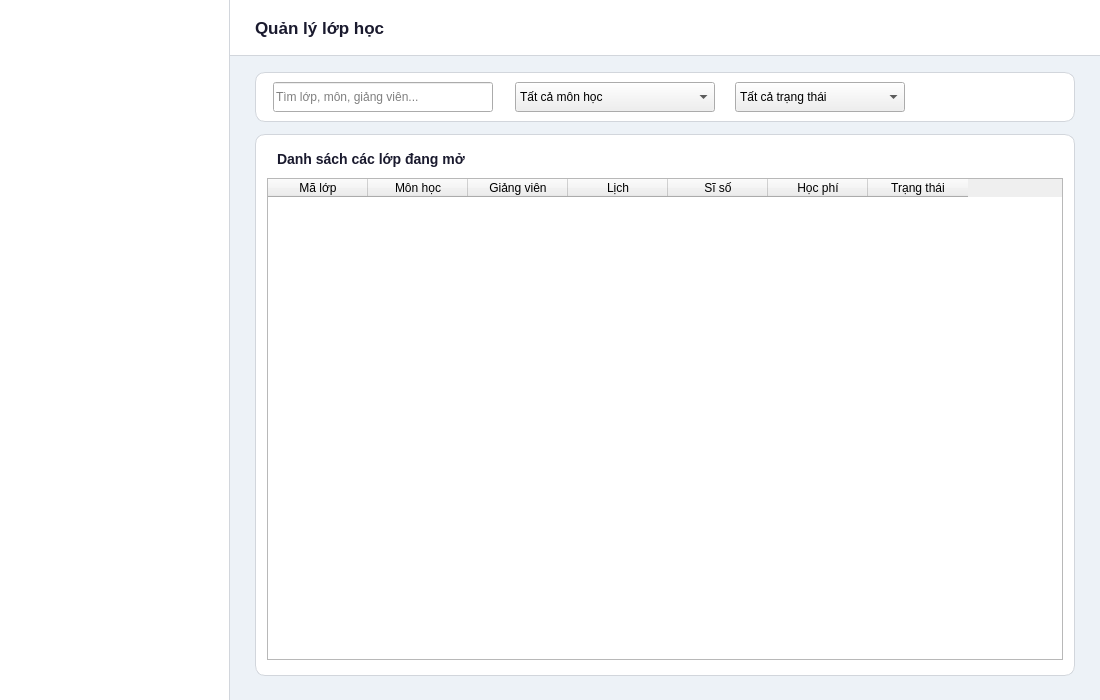
<?xml version="1.0" encoding="UTF-8"?>
<ui version="4.0">
 <class>EmployeeClasses</class>
 <widget class="QWidget" name="EmployeeClasses">
  <property name="geometry"><rect><x>0</x><y>0</y><width>1100</width><height>700</height></rect></property>
  <property name="minimumSize"><size><width>1100</width><height>700</height></size></property>
  <property name="windowTitle"><string>EAUT - Quan ly lop</string></property>
  <property name="styleSheet"><string notr="true">QWidget#EmployeeClasses { background: #edf2f7; }</string></property>

  <widget class="QFrame" name="sidebar">
   <property name="geometry"><rect><x>0</x><y>0</y><width>230</width><height>700</height></rect></property>
   <property name="styleSheet"><string notr="true">QFrame#sidebar { background: #ffffff; border-right: 1px solid #d2d6dc; }</string></property>
   <property name="frameShape"><enum>QFrame::NoFrame</enum></property>
  </widget>

  <widget class="QFrame" name="contentArea">
   <property name="geometry"><rect><x>230</x><y>0</y><width>870</width><height>700</height></rect></property>
   <property name="styleSheet"><string notr="true">QFrame#contentArea { background: #edf2f7; border: none; }</string></property>
   <property name="frameShape"><enum>QFrame::NoFrame</enum></property>

   <widget class="QFrame" name="headerBar">
    <property name="geometry"><rect><x>0</x><y>0</y><width>870</width><height>56</height></rect></property>
    <property name="styleSheet"><string notr="true">QFrame#headerBar { background: white; border-bottom: 1px solid #d2d6dc; }</string></property>
    <property name="frameShape"><enum>QFrame::NoFrame</enum></property>
    <widget class="QLabel" name="lblPageTitle">
     <property name="geometry"><rect><x>25</x><y>0</y><width>500</width><height>56</height></rect></property>
     <property name="styleSheet"><string notr="true">color: #1a1a2e; font-size: 17px; font-weight: bold; background: transparent;</string></property>
     <property name="text"><string>Quản lý lớp học</string></property>
     <property name="alignment"><set>Qt::AlignLeft|Qt::AlignVCenter</set></property>
    </widget>
   </widget>

   <widget class="QFrame" name="filterEmpCls">
    <property name="geometry"><rect><x>25</x><y>72</y><width>820</width><height>50</height></rect></property>
    <property name="styleSheet"><string notr="true">QFrame#filterEmpCls { background: white; border: 1px solid #d2d6dc; border-radius: 10px; }</string></property>
    <property name="frameShape"><enum>QFrame::NoFrame</enum></property>
    <widget class="QLineEdit" name="txtSearchEmpCls">
     <property name="geometry"><rect><x>18</x><y>10</y><width>220</width><height>30</height></rect></property>
     <property name="placeholderText"><string>Tìm lớp, môn, giảng viên...</string></property>
    </widget>
    <widget class="QComboBox" name="cboEmpClsCourse">
     <property name="geometry"><rect><x>260</x><y>10</y><width>200</width><height>30</height></rect></property>
     <item><property name="text"><string>Tất cả môn học</string></property></item>
    </widget>
    <widget class="QComboBox" name="cboEmpClsStatus">
     <property name="geometry"><rect><x>480</x><y>10</y><width>170</width><height>30</height></rect></property>
     <item><property name="text"><string>Tất cả trạng thái</string></property></item>
     <item><property name="text"><string>Còn chỗ</string></property></item>
     <item><property name="text"><string>Đầy</string></property></item>
    </widget>
   </widget>

   <widget class="QFrame" name="empClsFrame">
    <property name="geometry"><rect><x>25</x><y>134</y><width>820</width><height>542</height></rect></property>
    <property name="styleSheet"><string notr="true">QFrame#empClsFrame { background: white; border: 1px solid #d2d6dc; border-radius: 10px; }</string></property>
    <property name="frameShape"><enum>QFrame::NoFrame</enum></property>

    <widget class="QLabel" name="lblEmpClsTitle">
     <property name="geometry"><rect><x>22</x><y>14</y><width>500</width><height>22</height></rect></property>
     <property name="styleSheet"><string notr="true">color: #1a1a2e; font-size: 14px; font-weight: bold; background: transparent;</string></property>
     <property name="text"><string>Danh sách các lớp đang mở</string></property>
    </widget>

    <widget class="QTableWidget" name="tblEmpClasses">
     <property name="geometry"><rect><x>12</x><y>44</y><width>796</width><height>482</height></rect></property>
     <property name="alternatingRowColors"><bool>true</bool></property>
     <property name="selectionBehavior"><enum>QAbstractItemView::SelectRows</enum></property>
     <property name="editTriggers"><set>QAbstractItemView::NoEditTriggers</set></property>
     <property name="showGrid"><bool>false</bool></property>
     <property name="columnCount"><number>7</number></property>
     <column><property name="text"><string>Mã lớp</string></property></column>
     <column><property name="text"><string>Môn học</string></property></column>
     <column><property name="text"><string>Giảng viên</string></property></column>
     <column><property name="text"><string>Lịch</string></property></column>
     <column><property name="text"><string>Sĩ số</string></property></column>
     <column><property name="text"><string>Học phí</string></property></column>
     <column><property name="text"><string>Trạng thái</string></property></column>
    </widget>
   </widget>

  </widget>
 </widget>
 <resources/>
 <connections/>
</ui>
